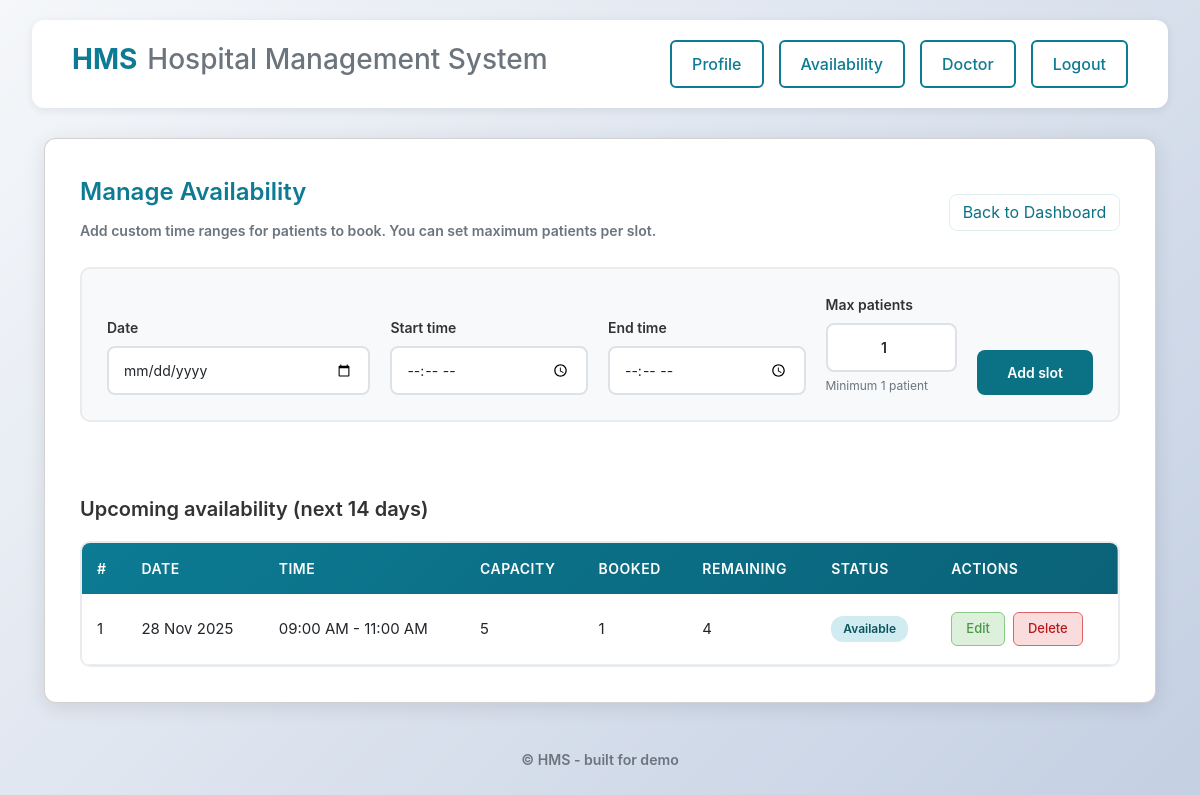
Page /doctor/availability (signed in) on the committed database.
### app/models.py (models this page shows, shortened)
class DoctorAvailability(db.Model):
    id = db.Column(db.Integer, primary_key=True)
    doctor_id = db.Column(db.Integer, db.ForeignKey('doctor.id'), nullable=False, index=True)
    date = db.Column(db.Date, nullable=False, index=True)
    start_time = db.Column(db.Time, nullable=False)
    end_time = db.Column(db.Time, nullable=False)
    slot_capacity = db.Column(db.Integer, default=1)   # how many patients allowed in this slot
    status = db.Column(db.String(20), default='open')  # open | blocked
    created_at = db.Column(db.DateTime, default=datetime.utcnow)
    doctor = db.relationship('Doctor', back_populates='availabilities')
    appointments = db.relationship('Appointment', back_populates='availability', cascade='all, delete-orphan')

### app/routes.py (the view, shortened to what this page needs)
@app.route('/doctor/availability', methods=['GET', 'POST'])
@login_required
def doctor_availability():
    if current_user.role != 'doctor':
        flash("Access denied", "warning")
        return redirect(url_for('index'))
    doctor = get_current_doctor()
    if not doctor:
        flash("Doctor profile not set up.", "warning")
        return redirect(url_for('index'))
    today = date.today()
    two_weeks = today + timedelta(days=14)
    avail_q = sa.select(DoctorAvailability).where(
        DoctorAvailability.doctor_id == doctor.id,
        DoctorAvailability.date >= today,
        DoctorAvailability.date <= two_weeks
    ).order_by(DoctorAvailability.date, DoctorAvailability.start_time)
    avail_list = db.session.scalars(avail_q).all()
    availabilities = []
    for slot in avail_list:
        booked_count = db.session.scalar(
            sa.select(sa.func.count()).select_from(Appointment).where(
                Appointment.availability_id == slot.id,
                Appointment.status != 'Cancelled'
            )
        ) or 0
        capacity = slot.slot_capacity or 0
        remaining = max(capacity - booked_count, 0)
        is_full = (booked_count >= capacity) if capacity > 0 else False
        availabilities.append({
            'id': slot.id,
            'date': slot.date,
            'start_time': slot.start_time,
            'end_time': slot.end_time,
            'slot_capacity': capacity,
            'booked_count': booked_count,
            'remaining': remaining,
            'is_full': is_full,
            'status': slot.status
        })
    return render_template(
        "doctor_availability.html",
        doctor=doctor,
        availabilities=availabilities,
        today=today,
        two_weeks=two_weeks,
        errors=errors if request.method == 'POST' else {}
    )

### app/models.py (called while the page is built)
@login.user_loader
def load_user(user_id):
    return db.session.get(User, int(user_id))

### app/routes.py (called while the page is built)
def get_current_doctor():
    return db.session.scalar(sa.select(Doctor).where(Doctor.user_id == current_user.id))

### app/templates/doctor_availability.html (shortened to what this page needs)
{% extends "base.html" %}
{% block content %}
<div class="container">
    <div class="card">
        <div class="admin-top">
            <div>
                <div class="card-title">Manage Availability</div>
                <div class="small-muted">Add custom time ranges for patients to book. You can set maximum patients per slot.</div>
            </div>
            <div>
                <a href="{{ url_for('doctor_dashboard') }}" class="btn-outline">Back to Dashboard</a>
            </div>
        </div>
        <form method="POST" action="{{ url_for('doctor_availability') }}">
            <div class="form-section">
                <div class="form-grid">
                    <div class="form-group">
                        <label for="date" class="form-label">Date</label>
                        <input type="date" id="date" name="date" class="form-control {% if errors.get('date') %}is-invalid{% endif %}" required>
                    </div>
                    <div class="form-group">
                        <label for="start_time" class="form-label">Start time</label>
                        <input type="time" id="start_time" name="start_time" class="form-control {% if errors.get('start_time') %}is-invalid{% endif %}" required>
                    </div>
                    <div class="form-group">
                        <label for="end_time" class="form-label">End time</label>
                        <input type="time" id="end_time" name="end_time" class="form-control {% if errors.get('end_time') %}is-invalid{% endif %}" required>
                    </div>
                    <div class="form-group">
                        <label for="max_patients" class="form-label">Max patients</label>
                        <input type="number" id="max_patients" name="max_patients" class="form-control max-patients-input {% if errors.get('max_patients') %}is-invalid{% endif %}" value="1" min="1" max="50">
                        <span class="helper-text">Minimum 1 patient</span>
                    </div>
                    <div class="form-group">
                        <button type="submit" class="btn-add">Add slot</button>
                    </div>
                </div>
            </div>
        </form>
        <div class="availability-section">
            <h3 class="section-title">Upcoming availability (next 14 days)</h3>
            <div class="table-wrapper">
                <table>
                    <thead>
                        <tr>
                            <th>#</th>
                            <th>Date</th>
                            <th>Time</th>
                            <th>Capacity</th>
                            <th>Booked</th>
                            <th>Remaining</th>
                            <th>Status</th>
                            <th>Actions</th>
                        </tr>
                    </thead>
                    <tbody>
                        {% if availabilities and availabilities|length > 0 %}
                            {% for avail in availabilities %}
                            <tr>
                                <td>{{ loop.index }}</td>
                                <td>{{ avail.date.strftime('%d %b %Y') }}</td>
                                <td>{{ avail.start_time.strftime('%I:%M %p') }} - {{ avail.end_time.strftime('%I:%M %p') }}</td>
                                <td>{{ avail.slot_capacity }}</td>
                                <td>{{ avail.booked_count }}</td>
                                <td>{{ avail.remaining }}</td>
                                <td>
                                    {% if avail.is_full %}
                                        <span class="status-badge status-full">Full</span>
                                    {% elif avail.status == 'blocked' %}
                                        <span class="status-badge status-blocked">Blocked</span>
                                    {% elif avail.booked_count > 0 %}
                                        <span class="status-badge status-available">Available</span>
                                    {% else %}
                                        <span class="status-badge status-open">Open</span>
                                    {% endif %}
                                </td>
                                <td>
                                    <div class="action-buttons">
                                        <a href="{{ url_for('doctor_edit_availability', id=avail.id) }}" class="btn-action btn-edit-small">Edit</a>
                                        <form method="POST" action="{{ url_for('doctor_delete_availability', id=avail.id) }}" style="display: inline;" onsubmit="return confirm('Are you sure you want to delete this slot?');">
                                            <button type="submit" class="btn-action btn-delete-small">Delete</button>
                                        </form>
                                    </div>
                                </td>
                            </tr>
                            {% endfor %}
                        {% endif %}
                    </tbody>
                </table>
            </div>
        </div>
    </div>
</div>
{% endblock %}

### app/static/css/style_common.css (style rules this page uses)
:root { --accent:#0b7285; --accent-2:#146c86; --muted:#6b7280; --card-bg: #ffffff; --page-bg: #f8fbfc; --radius: 10px; --gap: 1rem; --max-width:1200px; }
* { margin: 0; padding: 0; box-sizing: border-box; }
.container { max-width: 1400px; margin: 0 auto; }
body { font-family: -apple-system, BlinkMacSystemFont, 'Segoe UI', Roboto, 'Helvetica Neue', Arial, sans-serif; background: linear-gradient(135deg, #f5f7fa 0%, #c3cfe2 100%); min-height: 100vh; padding: 20px; }
.card { background:var(--card-bg); border-radius:var(--radius); box-shadow: 0 6px 18px rgba(15,23,36,0.06); padding:1rem; }
.form-control { width: 100%; padding: 12px 15px; border: 2px solid #dee2e6; border-radius: 8px; font-size: 14px; transition: all 0.3s ease; background: white; }
.form-label { display: block; margin-bottom: 8px; font-weight: 600; color: #333; font-size: 14px; }
.card { background: white; border-radius: 12px; box-shadow: 0 4px 20px rgba(0,0,0,0.1); padding: 35px; margin-bottom: 30px; }
.card-title { font-size: 24px; color: #0c7b93; margin-bottom: 10px; font-weight: 600; }
.small-muted { font-size: 0.88rem; color: #6c757d; margin-bottom: 10px; font-weight: 600; }
.admin-top { display: flex; justify-content: space-between; align-items: center; margin-bottom: 25px; flex-wrap: wrap; gap: 15px; }
.form-section { background: #f8f9fa; padding: 25px; border-radius: 10px; border: 2px solid #e9ecef; margin-bottom: 35px; }
.form-grid { display: grid; grid-template-columns: 2fr 1.5fr 1.5fr 1fr auto; gap: 20px; align-items: end; }
.form-group { display: flex; flex-direction: column; }
.helper-text { font-size: 12px; color: #6c757d; margin-top: 5px; }
.max-patients-input { text-align: center; font-weight: 600; }
.section-title { font-size: 20px; color: #333; margin-bottom: 20px; font-weight: 600; }
.availability-section { margin-top: 40px; }
.btn-add { background: var(--accent); color: white; border: none; padding: 12px 30px; border-radius: 8px; font-weight: 600; cursor: pointer; transition: all 0.3s ease; font-size: 14px; white-space: nowrap; }
.btn-outline { background:transparent; color:var(--accent); border:1px solid rgba(11,114,133,0.12); padding:0.45rem 0.8rem; border-radius:8px; text-decoration:none; }
.action-buttons { display: flex; gap: 8px; justify-content: flex-start; }
.btn-action { padding: 6px 14px; border-radius: 6px; font-size: 13px; cursor: pointer; border: none; font-weight: 500; transition: all 0.2s; text-decoration: none; display: inline-block; }
.btn-edit-small { background: rgb(220, 240, 220); color: rgb(75, 150, 70); border: 1px solid rgb(136, 201, 131); }
.btn-delete-small { background: rgb(250, 220, 220); color: rgb(182, 25, 25); border: 1px solid rgb(220, 102, 102); }
.status-badge { padding: 4px 12px; border-radius: 12px; font-size: 12px; font-weight: 600; display: inline-block; }
.status-available { background: #d1ecf1; color: #0c5460; }
.table-wrapper { overflow-x: auto; border-radius: 10px; border: 2px solid #e9ecef; }
table { width: 100%; border-collapse: collapse; background: white; }
thead { background: linear-gradient(135deg, #0c7b93 0%, #0a6278 100%); }
thead th { padding: 15px; text-align: left; font-weight: 600; color: white; font-size: 14px; text-transform: uppercase; letter-spacing: 0.5px; }
tbody td { padding: 18px 15px; border-bottom: 1px solid #e9ecef; color: #222529; font-size: 15px; }

### app/static/css/style_admin.css (style rules this page uses)
.admin-top { display:flex; justify-content:space-between; align-items:center; gap:1rem; margin-bottom:1rem; }

### rows in the picture
DoctorAvailability: date "28 Nov 2025", start_time "09:00 AM", end_time "11:00 AM", slot_capacity "5", booked_count "1", remaining "4", status "Available"
